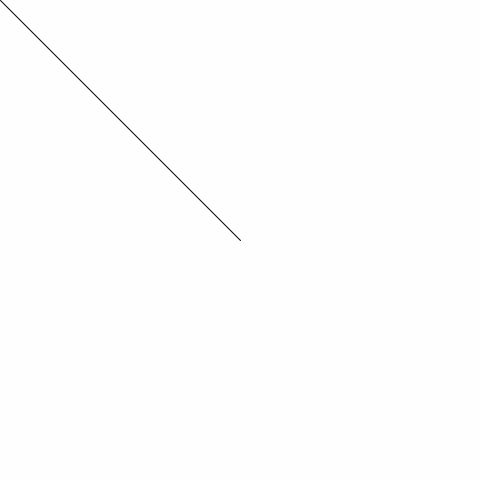
Frame 1 (no input)
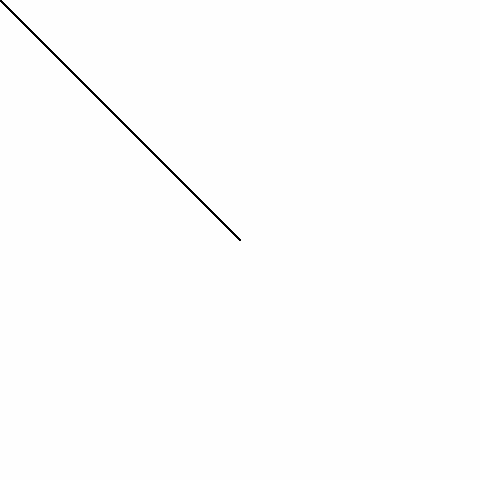
Frame 60 (the mouse pressed at the canvas centre just before this capture)
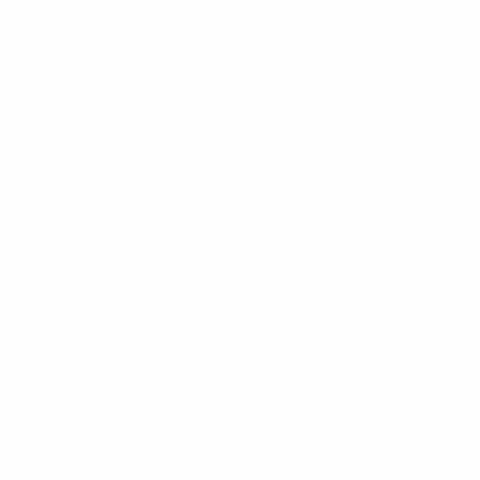
Frame 120 (the mouse held since frame 60 and released just before this capture)

The Processing sketch that drew these frames (run headless with seeded random() and noise(); from frame 60 on, the mouse is pressed at the canvas centre):

// Processing sketch: processing_14096
// ── processing_14096.pde

void setup() {
size(480, 480);
background(254); 
smooth();
}
void draw() {
if (mousePressed) {
 size(480, 480);
background(254);
} else {
line(mouseX, mouseY, 240, 240);
}
}
